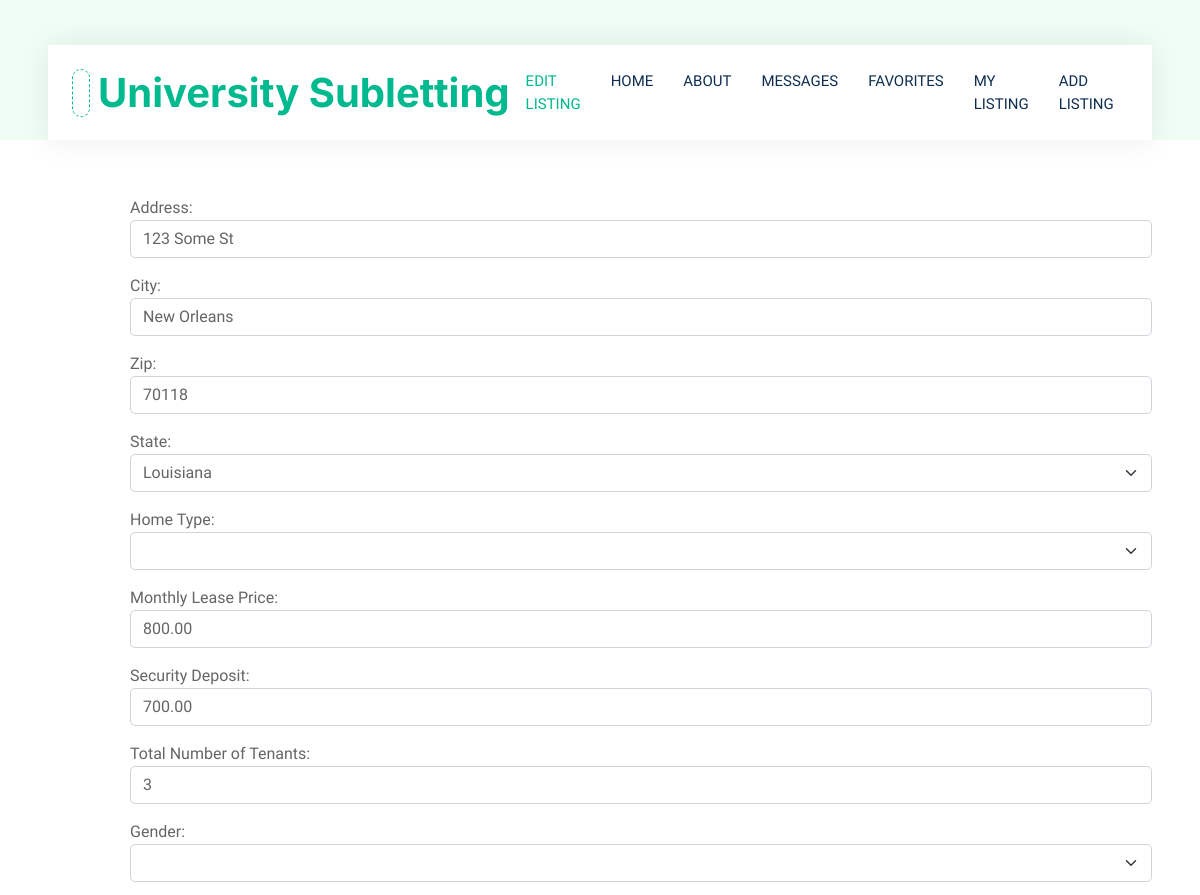
Page /edit_listing/48/ (upper part) on the earlier database version.
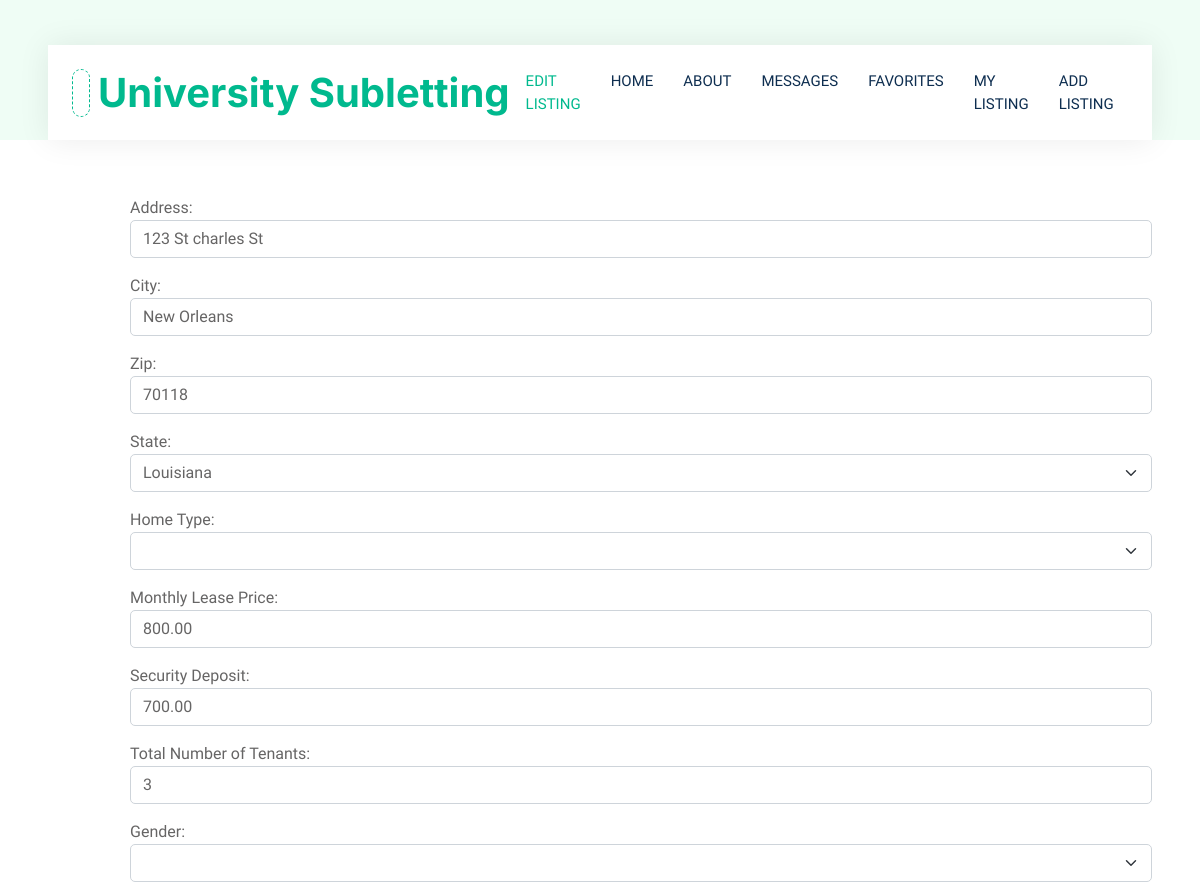
Same page on the later database version.
### hello/models.py (models this page shows)
class allinformation(models.Model):
    user = models.ForeignKey(User, on_delete=models.CASCADE, null=True)
    address = models.CharField(max_length=200, blank=True, null=True)
    city = models.CharField(max_length=200, blank=True, null=True)
    zip = models.IntegerField( blank=True, null=True)
    state = models.CharField(max_length=22, blank=True, null=True)
    hometype = models.CharField(max_length=100, blank=True, null=True)
    monthlyprice = models.DecimalField(max_digits = 100, decimal_places=2, blank=True, null=True)
    securitydeposit = models.DecimalField(max_digits = 100, decimal_places=2, blank=True, null=True)
    numbertenants = models.IntegerField(blank=True, null=True)
    gender = models.CharField(max_length=20, blank=True, null=True)
    beds = models.IntegerField( blank=True, null=True)
    addrentinfo = models.CharField(max_length=300, blank=True, null=True)
    parking = models.CharField(max_length=4, blank=True, null=True)
    pets = models.CharField(max_length=4, blank=True, null=True)
    laundry = models.CharField(max_length=20, blank=True, null=True)
    addamenityinfo = models.CharField(max_length=300, blank=True, null=True)
    image = models.ImageField(upload_to="images/",default="images/image_coming_soon.png", height_field=None, width_field=None, max_length=100,blank=True, null=True)

### hello/views.py (the view)
# urls.py: path("edit_listing/<str:pk>/", views.edit_listing, name="edit_listing"),
def edit_listing(request, pk):
    submitted = False
    listing_object = allinformation.objects.get(id=pk)
    form = AddListingForm(instance=listing_object)
    if request.method =='POST':
        if 'delete_listing' in request.POST: #handle deleting listing button on edit page
                listing = allinformation.objects.get(id=pk).delete()
                print("Deleting Listing:", listing)
                shome_list = allinformation.objects.all()
                messages= ['Your listing has been deleted successfully.']
                return render(request, 'hello/home.html', {'shome_list': shome_list, 'messages': messages})
        else:
            form = AddListingForm(data =request.POST, files = request.FILES, instance=listing_object)
            if form.is_valid():
                listing = form.save(commit=False)
                listing.user = request.user
                listing.save()
                return HttpResponseRedirect('/edit_listing/' +pk+'/?submitted=True')
    else:
        form = AddListingForm(instance=listing_object)
        if 'submitted' in request.GET:
            submitted = True
    return render(request, 'hello/edit_listing.html', {'form': form, 'submitted': submitted})

### hello/templates/hello/edit_listing.html (shortened to what this page needs)
{% extends "hello/layout.html" %}
{% load static %}
{% block content %}
<!DOCTYPE html>
<html lang="en">
<head>
    <link href="https://cdnjs.cloudflare.com/ajax/libs/font-awesome/5.10.0/css/all.min.css" rel="stylesheet">
    <link href="https://cdn.jsdelivr.net/npm/bootstrap-icons@1.4.1/font/bootstrap-icons.css" rel="stylesheet">
    <link href="{% static 'hello/lib/animate/animate.min.css' %}" rel="stylesheet">
    <link href="{% static 'hello/lib/owlcarousel/assets/owl.carousel.min.css' %}" rel="stylesheet">
    <link href="{% static 'hello/css/bootstrap.min.css' %}" rel="stylesheet">
    <link href="{% static 'hello/css/style.css' %}" rel="stylesheet">
</head>
<body>
    <div class="container-fluid nav-bar bg-transparent">
        <nav class="navbar navbar-expand-lg bg-white navbar-light py-0 px-4">
            <a href="{% url 'home' %}" class="navbar-brand d-flex align-items-center text-center">
                <div class="icon p-2 me-2">
                </div>
                <h1 class="m-0 text-primary">University Subletting</h1>
            </a>
            <div class="navbar-nav ms-auto">
                <a href="" class="nav-item nav-link active">Edit Listing</a>
                <a href="{% url 'home' %}" class="nav-item nav-link">Home</a>
                <a href="{% url 'about' %}" class="nav-item nav-link ">About</a>
                <a href="{% url 'messages' %}" class="nav-item nav-link">Messages</a>
                <a href="{% url 'favorites' %}" class="nav-item nav-link">Favorites</a>
                <a href="{% url 'listing' %}" class="nav-item nav-link">My Listing</a>
                <a href="{% url 'add_listing' %}" class="nav-item nav-link">Add Listing</a>
            </div>
        </nav>
    </div>
    <div class="container-fluid bg-white p-0">
        <div class="row g-0 flex-column-reverse flex-md-row">
            <div class="row col p-5 mt-2" style="margin-left:70px">
                {% if submitted %}
                    Your listing was updated successfully!!!
                {% else %}
                <form action = "" method = "post" enctype="multipart/form-data">
                    {{form.as_p}}
                </form>
                {% endif %}
        </div>
    </div>
    </body>
</html>
{% endblock %}

Differences in the rows shown:
changed allinformation "New Orleans": address "123 Some St" → "123 St charles St"
